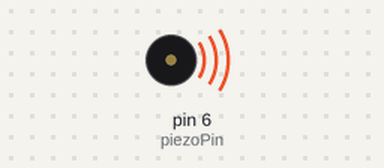
A sketch run on a simulated Arduino Uno, built with avr-gcc and run on an emulated ATmega328P. Shown: buzzer (waves = sounding).

Above: at 0.5 s.
Timing chart, 0 to 4.6 s (numbered marks = the images above):
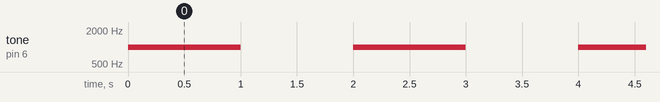

The sketch:

einfache_speaker_ausgabe.ino
```cpp
const int piezoPin = 6;  // Piezo-Pin

void setup() {
  pinMode(piezoPin, OUTPUT);  // Piezo-Pin als Ausgang festlegen
}

void loop() {
  tone(piezoPin, 1000);  // Ton mit 1000 Hz erzeugen
  delay(1000);           // Eine Sekunde warten
  noTone(piezoPin);      // Ton ausschalten
  delay(1000);           // Eine Sekunde warten
}
```

Measured:
- by itself, tone on pin 6 (piezoPin): alternates 1000 Hz for 1.0 s and silent for 1.0 s
